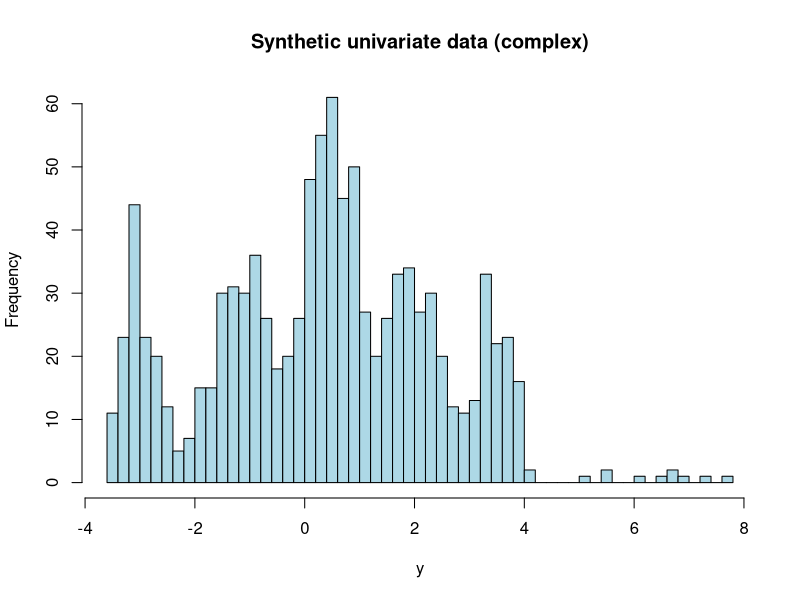

R code for this plot:
# --- generate_data_complex.R ---
set.seed(48)

n <- 1000

# Definiamo più cluster con medie e deviazioni diverse
means <- c(-3, -1, 0.5, 2, 3.5)       # 5 cluster
sds   <- c(0.3, 0.6, 0.4, 0.5, 0.3)  # deviazioni diverse
probs <- c(0.15, 0.25, 0.3, 0.2, 0.1) # probabilità di ciascun cluster

y <- numeric(n)
for(i in 1:n){
  u <- runif(1)
  cluster <- which(u <= cumsum(probs))[1]
  y[i] <- rnorm(1, mean = means[cluster], sd = sds[cluster])
}

# Aggiungiamo qualche outlier
n_out <- 10
outliers <- rnorm(n_out, mean = 6, sd = 1)
y <- c(y, outliers)

# Salviamo i dati
save(y, file = "data_generated.RData")

# Quick plot per visualizzare la distribuzione
hist(y, breaks = 50, col = "lightblue", main = "Synthetic univariate data (complex)", xlab = "y")
